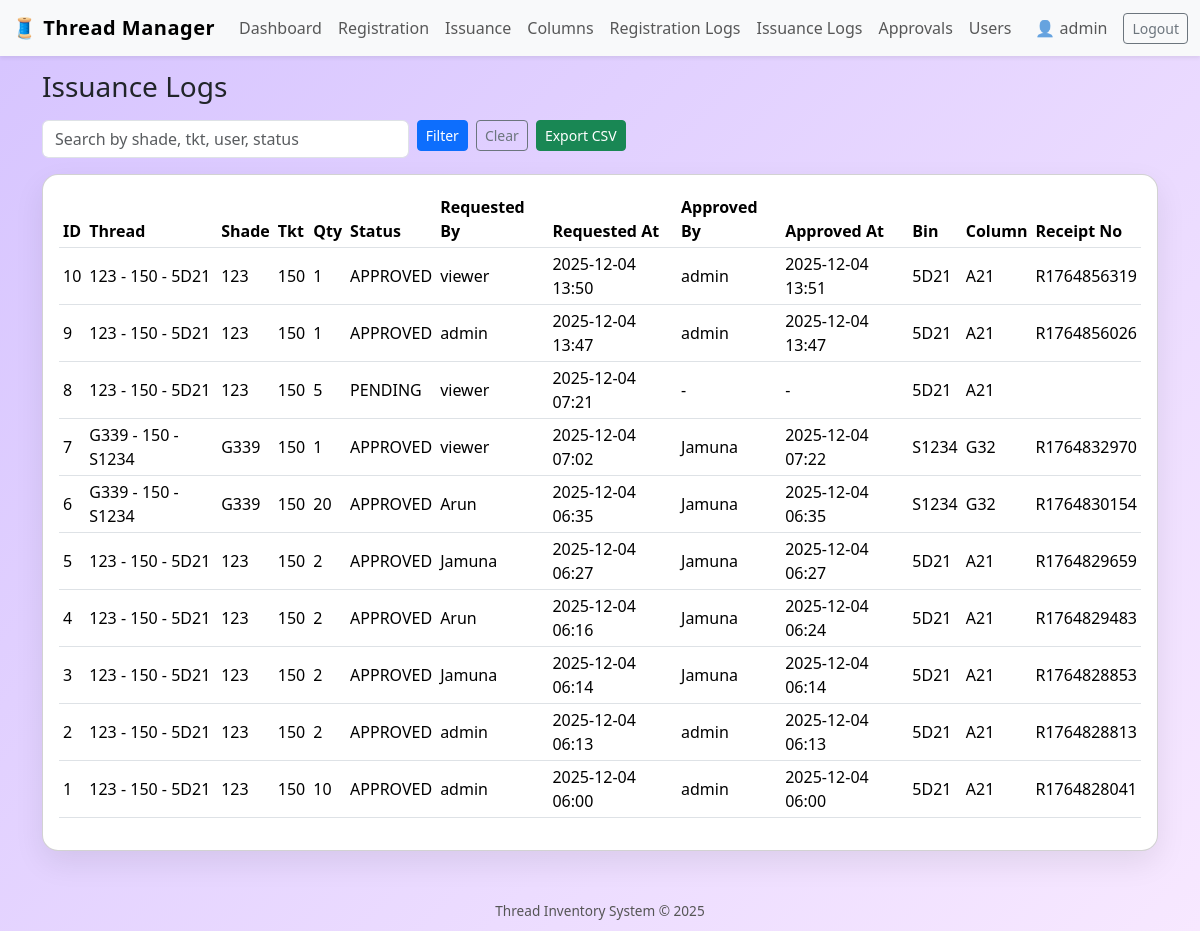
Page /logs/issuance/ (signed in) on the committed database.
### inventory/models.py (models this page shows, shortened)
class Issuance(models.Model):
    STATUS_CHOICES = [
        ("PENDING", "Pending"),
        ("APPROVED", "Approved"),
        ("REJECTED", "Rejected"),
    ]
    thread = models.ForeignKey(Thread, on_delete=models.CASCADE)
    requested_quantity = models.PositiveIntegerField()
    requested_by = models.ForeignKey(User, on_delete=models.SET_NULL, null=True, related_name="req_by")
    approved_by = models.ForeignKey(User, on_delete=models.SET_NULL, null=True, blank=True, related_name="app_by")
    requested_at = models.DateTimeField(auto_now_add=True)
    approved_at = models.DateTimeField(null=True, blank=True)
    status = models.CharField(max_length=10, choices=STATUS_CHOICES, default="PENDING")
    bin_snapshot = models.CharField(max_length=100)
    column_snapshot = models.CharField(max_length=100)
    receipt_number = models.CharField(max_length=50, blank=True)

class Thread(models.Model):
    CATEGORY_CHOICES = [
        ("DOMESTIC", "Domestic"),
        ("EXPORT", "Export"),
    ]
    registration_date = models.DateTimeField(auto_now_add=True)
    shade = models.CharField(max_length=100)
    tkt = models.CharField(max_length=100)
    bin_no = models.CharField(max_length=100)
    available_quantity = models.PositiveIntegerField()
    category = models.CharField(max_length=10, choices=CATEGORY_CHOICES)
    brand = models.CharField(max_length=100)
    column_name = models.CharField(max_length=100)
    created_by = models.ForeignKey(User, on_delete=models.SET_NULL, null=True)
    def __str__(self):
        return f"{self.shade} - {self.tkt} - {self.bin_no}"

### inventory/views.py (the view, shortened to what this page needs)
# urls.py: path("logs/issuance/", views.issuance_logs, name="issuance_logs"),
@login_required
def issuance_logs(request):
    q = request.GET.get("q", "").strip()
    issuances = Issuance.objects.select_related("thread", "requested_by", "approved_by")
    issuances = issuances.order_by("-requested_at")
    return render(request, "inventory/issuance_logs.html", {
        "issuances": issuances,
        "q": q,
    })

### templates/inventory/issuance_logs.html (shortened to what this page needs)
{% extends "inventory/base.html" %}
{% block content %}
<h3 class="mb-3">Issuance Logs</h3>
<form method="get" class="row g-2 mb-3">
    <div class="col-sm-6 col-md-4">
        <input type="text" name="q" value="{{ q }}" class="form-control"
               placeholder="Search by shade, tkt, user, status">
    </div>
    <div class="col-auto">
        <button type="submit" class="btn btn-primary btn-sm">Filter</button>
    </div>
    <div class="col-auto">
        <a href="{% url 'issuance_logs' %}" class="btn btn-outline-secondary btn-sm">Clear</a>
    </div>
    <div class="col-auto">
        <a href="{% url 'issuance_logs_export' %}?q={{ q }}" class="btn btn-success btn-sm">
            Export CSV
        </a>
    </div>
</form>
<div class="card card-soft">
    <div class="card-body">
        <div class="table-responsive">
            <table class="table table-sm align-middle resizable-table">
                <thead>
                    <tr>
                        <th>ID</th>
                        <th>Thread</th>
                        <th>Shade</th>
                        <th>Tkt</th>
                        <th>Qty</th>
                        <th>Status</th>
                        <th>Requested By</th>
                        <th>Requested At</th>
                        <th>Approved By</th>
                        <th>Approved At</th>
                        <th>Bin</th>
                        <th>Column</th>
                        <th>Receipt No</th>
                    </tr>
                </thead>
                <tbody>
                    {% for i in issuances %}
                        <tr>
                            <td>{{ i.id }}</td>
                            <td>{{ i.thread }}</td>
                            <td>{{ i.thread.shade }}</td>
                            <td>{{ i.thread.tkt }}</td>
                            <td>{{ i.requested_quantity }}</td>
                            <td>{{ i.status }}</td>
                            <td>{{ i.requested_by.username|default:"-" }}</td>
                            <td>{{ i.requested_at|date:"Y-m-d H:i" }}</td>
                            <td>{{ i.approved_by.username|default:"-" }}</td>
                            <td>
                                {% if i.approved_at %}
                                    {{ i.approved_at|date:"Y-m-d H:i" }}
                                {% else %}
                                    -
                                {% endif %}
                            </td>
                            <td>{{ i.bin_snapshot }}</td>
                            <td>{{ i.column_snapshot }}</td>
                            <td>{{ i.receipt_number }}</td>
                        </tr>
                    {% empty %}
                        <tr>
                            <td colspan="13" class="text-center text-muted">
                                No issuance logs found.
                            </td>
                        </tr>
                    {% endfor %}
                </tbody>
            </table>
        </div>
    </div>
</div>
{% endblock %}

### templates/inventory/base.html (shortened to what this page needs)
<!DOCTYPE html>
<html lang="en">
<head>
    <link
        href="https://cdn.jsdelivr.net/npm/bootstrap@5.3.3/dist/css/bootstrap.min.css"
        rel="stylesheet"
    >
</head>
<body>
    <nav class="navbar navbar-expand-lg navbar-light bg-light fixed-top shadow-sm">
        <div class="container-fluid">
            <a class="navbar-brand" href="{% url 'dashboard' %}">
                🧵 Thread Manager
            </a>
            <div class="collapse navbar-collapse" id="navbarNav">
                {% if user.is_authenticated %}
                <ul class="navbar-nav me-auto mb-2 mb-lg-0">
                    <li class="nav-item">
                        <a class="nav-link" href="{% url 'dashboard' %}">Dashboard</a>
                    </li>
                    <li class="nav-item">
                        <a class="nav-link" href="{% url 'register_thread' %}">Registration</a>
                    </li>
                    <li class="nav-item">
                        <a class="nav-link" href="{% url 'issuance' %}">Issuance</a>
                    </li>
                    <li class="nav-item">
                        <a class="nav-link" href="{% url 'column_list' %}">Columns</a>
                    </li>
                    <li class="nav-item">
                        <a class="nav-link" href="{% url 'registration_logs' %}">Registration Logs</a>
                    </li>
                    <li class="nav-item">
                        <a class="nav-link" href="{% url 'issuance_logs' %}">Issuance Logs</a>
                    </li>
                    <li class="nav-item">
                        <a class="nav-link" href="{% url 'pending_issuances' %}">Approvals</a>
                    </li>
                    {% if user.is_superuser %}
                    <li class="nav-item">
                        <a class="nav-link" href="{% url 'user_management' %}">Users</a>
                    </li>
                    {% endif %}
                </ul>
                <span class="navbar-text me-3">
                    👤 {{ user.username }}
                </span>
                <form method="post" action="{% url 'logout' %}" class="d-inline">
                    <button type="submit" class="btn btn-outline-secondary btn-sm">
                        Logout
                    </button>
                </form>
                {% endif %}
            </div>
        </div>
    </nav>
    <div class="container app-container">
        {% block content %}{% endblock %}
    </div>
    <footer>
        Thread Inventory System &copy; 2025
    </footer>
</body>
</html>

### templates/inventory/base.html (style rules this page uses)
body { min-height: 100vh; background: linear-gradient(135deg, #d6c4ff, #f7e8ff); display: flex; flex-direction: column; }
.app-container { flex: 1; padding-top: 70px; padding-bottom: 40px; }
.navbar-brand { font-weight: 700; letter-spacing: 0.5px; }
.card-soft { border-radius: 1rem; box-shadow: 0 12px 30px rgba(0,0,0,0.08); }
.table thead { background-color: #f3ecff; }
footer { text-align: center; padding: 10px 0; font-size: 0.85rem; color: #555; }

### rows in the picture
Issuance: id "10", thread "123 - 150 - 5D21", thread.shade "123", thread.tkt "150", requested_quantity "1", status "APPROVED", requested_by.username "viewer", requested_at "2025-12-04 13:50", approved_by.username "admin", approved_at "2025-12-04 13:51", bin_snapshot "5D21", column_snapshot "A21", receipt_number "R1764856319"
Issuance: id "9", thread "123 - 150 - 5D21", thread.shade "123", thread.tkt "150", requested_quantity "1", status "APPROVED", requested_by.username "admin", requested_at "2025-12-04 13:47", approved_by.username "admin", approved_at "2025-12-04 13:47", bin_snapshot "5D21", column_snapshot "A21", receipt_number "R1764856026"
Issuance: id "8", thread "123 - 150 - 5D21", thread.shade "123", thread.tkt "150", requested_quantity "5", status "PENDING", requested_by.username "viewer", requested_at "2025-12-04 07:21", approved_by.username "-", bin_snapshot "5D21", column_snapshot "A21"
Issuance: id "7", thread "G339 - 150 - S1234", thread.shade "G339", thread.tkt "150", requested_quantity "1", status "APPROVED", requested_by.username "viewer", requested_at "2025-12-04 07:02", approved_by.username "Jamuna", approved_at "2025-12-04 07:22", bin_snapshot "S1234", column_snapshot "G32", receipt_number "R1764832970"
Issuance: id "6", thread "G339 - 150 - S1234", thread.shade "G339", thread.tkt "150", requested_quantity "20", status "APPROVED", requested_by.username "Arun", requested_at "2025-12-04 06:35", approved_by.username "Jamuna", approved_at "2025-12-04 06:35", bin_snapshot "S1234", column_snapshot "G32", receipt_number "R1764830154"
Issuance: id "5", thread "123 - 150 - 5D21", thread.shade "123", thread.tkt "150", requested_quantity "2", status "APPROVED", requested_by.username "Jamuna", requested_at "2025-12-04 06:27", approved_by.username "Jamuna", approved_at "2025-12-04 06:27", bin_snapshot "5D21", column_snapshot "A21", receipt_number "R1764829659"
Issuance: id "4", thread "123 - 150 - 5D21", thread.shade "123", thread.tkt "150", requested_quantity "2", status "APPROVED", requested_by.username "Arun", requested_at "2025-12-04 06:16", approved_by.username "Jamuna", approved_at "2025-12-04 06:24", bin_snapshot "5D21", column_snapshot "A21", receipt_number "R1764829483"
Issuance: id "3", thread "123 - 150 - 5D21", thread.shade "123", thread.tkt "150", requested_quantity "2", status "APPROVED", requested_by.username "Jamuna", requested_at "2025-12-04 06:14", approved_by.username "Jamuna", approved_at "2025-12-04 06:14", bin_snapshot "5D21", column_snapshot "A21", receipt_number "R1764828853"
Issuance: id "2", thread "123 - 150 - 5D21", thread.shade "123", thread.tkt "150", requested_quantity "2", status "APPROVED", requested_by.username "admin", requested_at "2025-12-04 06:13", approved_by.username "admin", approved_at "2025-12-04 06:13", bin_snapshot "5D21", column_snapshot "A21", receipt_number "R1764828813"
Issuance: id "1", thread "123 - 150 - 5D21", thread.shade "123", thread.tkt "150", requested_quantity "10", status "APPROVED", requested_by.username "admin", requested_at "2025-12-04 06:00", approved_by.username "admin", approved_at "2025-12-04 06:00", bin_snapshot "5D21", column_snapshot "A21", receipt_number "R1764828041"

### other values in the picture
{{ user.username }} "admin"
